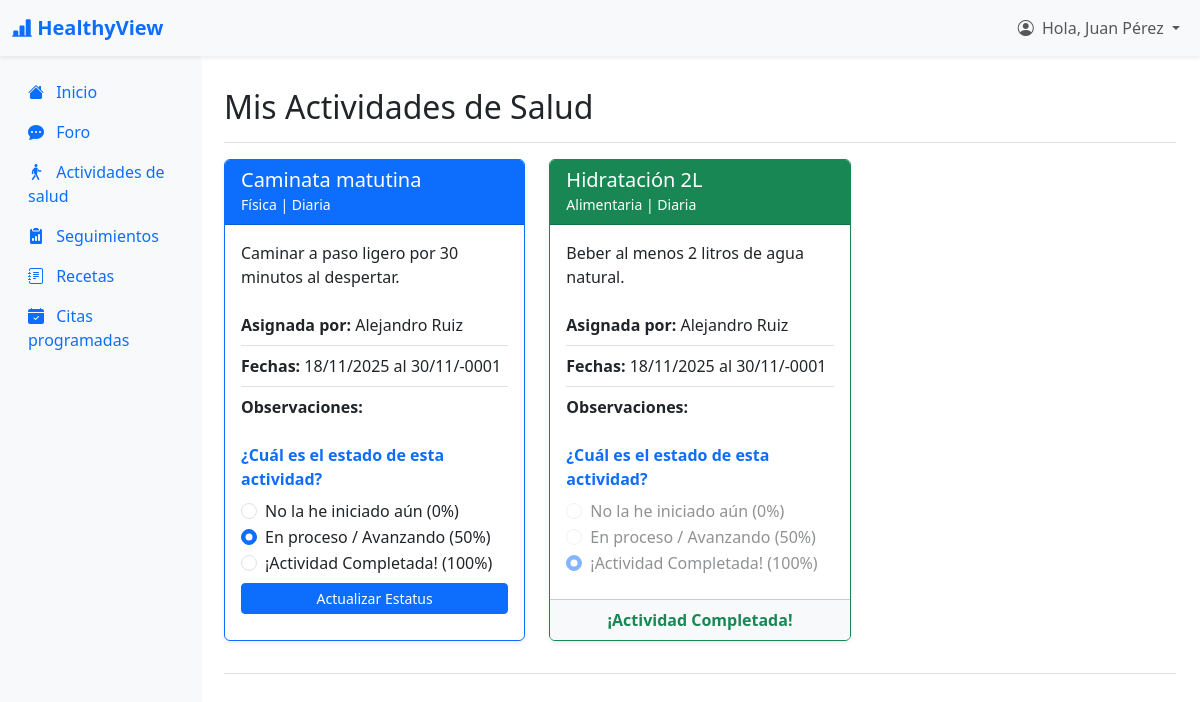
/index.php?action=verActividades (signed in), run on the app's committed database.
### tables this page shows
CREATE TABLE `actividadpaciente` (
  `idAsignacion` int(11) NOT NULL AUTO_INCREMENT,
  `idActividad` int(11) NOT NULL,
  `idPaciente` int(11) NOT NULL,
  `idMedico` int(11) DEFAULT NULL,
  `fechaAsignacion` date NOT NULL,
  `fechaInicio` date DEFAULT NULL,
  `fechaFin` date DEFAULT NULL,
  `progreso` decimal(5,2) DEFAULT 0.00,
  `estado` enum('Activa','Completada','Cancelada') DEFAULT 'Activa',
  `observaciones` text DEFAULT NULL,
  PRIMARY KEY (`idAsignacion`),
  KEY `idActividad` (`idActividad`),
  KEY `idPaciente` (`idPaciente`),
  KEY `idMedico` (`idMedico`),
  CONSTRAINT `actividadpaciente_ibfk_1` FOREIGN KEY (`idActividad`) REFERENCES `actividad` (`idActividad`) ON UPDATE CASCADE,
  CONSTRAINT `actividadpaciente_ibfk_2` FOREIGN KEY (`idPaciente`) REFERENCES `paciente` (`idPaciente`) ON UPDATE CASCADE,
  CONSTRAINT `actividadpaciente_ibfk_3` FOREIGN KEY (`idMedico`) REFERENCES `medico` (`idMedico`) ON DELETE SET NULL ON UPDATE CASCADE
);

CREATE TABLE `actividad` (
  `idActividad` int(11) NOT NULL AUTO_INCREMENT,
  `nombre` varchar(150) NOT NULL,
  `tipo` enum('Física','Alimentaria','Mental','Otro') DEFAULT 'Otro',
  `descripcion` text DEFAULT NULL,
  `frecuencia` varchar(80) DEFAULT NULL,
  `fechaRegistro` datetime DEFAULT current_timestamp(),
  PRIMARY KEY (`idActividad`)
);

### app/controllers/PacienteController.php (called while the page is built, shortened)
<?php
include_once "app/models/PacienteModel.php";
class PacienteController {
    private $model;
    public function __construct($connection) {
        $this->model = new PacienteModel($connection);
    }
    public function verActividades() {
        $idPaciente = $_SESSION['usuario_id'];
        $listaActividades = $this->model->getActividadesDelPaciente($idPaciente);
        $activePage = 'actividades';
        $viewToLoad = 'app/views/paciente/view_actividades.php';
        include_once 'app/views/paciente/layout_paciente.php';
    }
}
?>

### app/models/PacienteModel.php (called while the page is built, shortened)
<?php
class PacienteModel {
    private $connection;
    public function __construct($connection) {
        $this->connection = $connection;
    }
    public function getActividadesDelPaciente($idPaciente) {
        $sql = "SELECT
                    ap.idAsignacion,
                    ap.fechaAsignacion,
                    ap.fechaInicio,
                    ap.fechaFin,
                    ap.progreso,
                    ap.estado,
                    ap.observaciones AS medicoObservaciones,
                    a.nombre AS actividadNombre,
                    a.tipo AS actividadTipo,
                    a.descripcion AS actividadDescripcion,
                    a.frecuencia AS actividadFrecuencia,
                    CONCAT(m.nombre, ' ', m.apellidoPaterno) as medicoNombre
                FROM actividadPaciente ap
                JOIN actividad a ON ap.idActividad = a.idActividad
                LEFT JOIN medico m ON ap.idMedico = m.idMedico
                WHERE ap.idPaciente = ?
                ORDER BY ap.estado ASC, ap.fechaAsignacion DESC";
        try {
            $statement = $this->connection->prepare($sql);
            $statement->bind_param("i", $idPaciente);
            $statement->execute();
            $result = $statement->get_result();
            return $result->fetch_all(MYSQLI_ASSOC);
        } catch (mysqli_sql_exception $e) {
            return [];
        }
    }
}
?>

### app/views/paciente/view_actividades.php (the view, shortened to what this page needs)
<div class="d-flex justify-content-between flex-wrap flex-md-nowrap align-items-center pt-3 pb-2 mb-3 border-bottom">
    <h1 class="h2">Mis Actividades de Salud</h1>
</div>
<div class="row">
    <?php if (empty($listaActividades)): ?>
        <div class="col-12">
            <div class="alert alert-info text-center">
                Tu médico aún no te ha asignado ninguna actividad.
            </div>
        </div>
    <?php else: ?>
        <?php foreach ($listaActividades as $act): ?>
            <div class="col-md-6 col-lg-4 mb-4">
                <div class="card h-100 shadow-sm <?php echo ($act['estado'] == 'Completada') ? 'border-success' : 'border-primary'; ?>">
                    <div class="card-header <?php echo ($act['estado'] == 'Completada') ? 'bg-success text-white' : 'bg-primary text-white'; ?>">
                        <h5 class="mb-0"><?php echo htmlspecialchars($act['actividadNombre']); ?></h5>
                        <small><?php echo htmlspecialchars($act['actividadTipo']); ?> | <?php echo htmlspecialchars($act['actividadFrecuencia']); ?></small>
                    </div>
                    <div class="card-body">
                        <p class="card-text"><?php echo htmlspecialchars($act['actividadDescripcion']); ?></p>
                        <ul class="list-group list-group-flush mb-3">
                            <li class="list-group-item px-0">
                                <strong>Asignada por:</strong> <?php echo htmlspecialchars($act['medicoNombre'] ?? 'Sistema'); ?>
                            </li>
                            <li class="list-group-item px-0">
                                <strong>Fechas:</strong>
                                <?php echo htmlspecialchars(date("d/m/Y", strtotime($act['fechaInicio'] ?? $act['fechaAsignacion']))); ?>
                                <?php if ($act['fechaFin']): ?>
                                    al <?php echo htmlspecialchars(date("d/m/Y", strtotime($act['fechaFin']))); ?>
                                <?php endif; ?>
                            </li>
                            <li class="list-group-item px-0">
                                <strong>Observaciones:</strong> <?php echo htmlspecialchars($act['medicoObservaciones'] ?? 'Sin observaciones.'); ?>
                            </li>
                        </ul>
                        <form action="index.php?action=actualizarProgreso" method="POST">
                            <div class="mb-2">
                                <label class="form-label fw-bold text-primary">¿Cuál es el estado de esta actividad?</label>
                                <div class="form-check">
                                    <input class="form-check-input" type="radio" name="respuesta_paciente" id="opcion1-<?php echo $act['idAsignacion']; ?>" value="0" <?php echo ($act['progreso'] < 50) ? 'checked' : ''; ?> <?php echo ($act['estado'] == 'Completada') ? 'disabled' : ''; ?>>
                                    <label class="form-check-label" for="opcion1-<?php echo $act['idAsignacion']; ?>">
                                        No la he iniciado aún (0%)
                                    </label>
                                </div>
                                <div class="form-check">
                                    <input class="form-check-input" type="radio" name="respuesta_paciente" id="opcion2-<?php echo $act['idAsignacion']; ?>" value="50" <?php echo ($act['progreso'] >= 50 && $act['progreso'] < 100) ? 'checked' : ''; ?> <?php echo ($act['estado'] == 'Completada') ? 'disabled' : ''; ?>>
                                    <label class="form-check-label" for="opcion2-<?php echo $act['idAsignacion']; ?>">
                                        En proceso / Avanzando (50%)
                                    </label>
                                </div>
                                <div class="form-check">
                                    <input class="form-check-input" type="radio" name="respuesta_paciente" id="opcion3-<?php echo $act['idAsignacion']; ?>" value="100" <?php echo ($act['progreso'] == 100) ? 'checked' : ''; ?> <?php echo ($act['estado'] == 'Completada') ? 'disabled' : ''; ?>>
                                    <label class="form-check-label" for="opcion3-<?php echo $act['idAsignacion']; ?>">
                                        ¡Actividad Completada! (100%)
                                    </label>
                                </div>
                            </div>
                            <?php if ($act['estado'] != 'Completada'): ?>
                                <div class="d-grid mt-2">
                                    <button type="submit" name="actualizarProgreso" class="btn btn-sm btn-primary">
                                        Actualizar Estatus
                                    </button>
                                </div>
                            <?php endif; ?>
                        </form>
                    </div>
                    <?php if ($act['estado'] == 'Completada'): ?>
                        <div class="card-footer bg-light text-success text-center">
                            <strong>¡Actividad Completada!</strong>
                        </div>
                    <?php endif; ?>
                </div>
            </div>
        <?php endforeach; ?>
    <?php endif; ?>
</div>

### index.php (shortened to what this page needs)
<?php
include_once "config/db_connection.php";
$action = $_GET['action'] ?? 'showLogin';
$publicActions = [
    'showLogin',
    'login',
    'showRegister',
    'register',
    'logout'
];
$apiActions = [
    'getHorariosDisponibles'
];
if (in_array($action, $publicActions)) {
    include_once "app/controllers/AuthController.php";
    $controller = new AuthController($connection);
    if (method_exists($controller, $action)) {
        $controller->$action();
    } else {
        $controller->showLogin("Acción no válida");
    }
}
else if (isset($_SESSION['usuario_id']) && $_SESSION['usuario_tipo'] == 'Paciente') {
    include_once "app/controllers/PacienteController.php";
    $controller = new PacienteController($connection);
    if (method_exists($controller, $action)) {
        $controller->$action();
    } else {
        $controller->dashboard();
    }
}
?>

### app/views/layout/header.php (shortened to what this page needs)
<!DOCTYPE html>
<html lang="es">
<head>
    <link href="https://cdn.jsdelivr.net/npm/bootstrap@5.3.3/dist/css/bootstrap.min.css" rel="stylesheet" xintegrity="sha384-QWTKZyjpPEjISv5WaRU9OFeRpok6YctnYmDr5pNlyT2bRjXh0JMhjY6hW+ALEwIH">
    <link rel="stylesheet" href="https://cdn.jsdelivr.net/npm/bootstrap-icons@1.11.3/font/bootstrap-icons.min.css">
    <link rel="stylesheet" href="public/css/EF08_Ginera_David.css">
    </head>
<body class="<?php echo (isset($isAuthPage) && $isAuthPage) ? 'auth-bg' : ''; ?>">

### app/views/paciente/layout_paciente.php (shortened to what this page needs)
<?php
    include_once __DIR__ . '/../layout/header.php';
?>
<nav class="navbar navbar-expand-lg navbar-light bg-light shadow-sm">
  <div class="container-fluid">
    <a class="navbar-brand fw-bold text-primary" href="index.php?action=dashboard">
        <i class="bi bi-bar-chart-line-fill"></i>
        HealthyView
    </a>
    <div class="collapse navbar-collapse" id="navbarNav">
      <ul class="navbar-nav ms-auto">
        <li class="nav-item dropdown">
            <a class="nav-link dropdown-toggle" href="#" id="navbarDropdownMenuLink" role="button" data-bs-toggle="dropdown" aria-expanded="false">
                <i class="bi bi-person-circle me-1"></i>
                Hola, <?php echo htmlspecialchars($_SESSION['usuario_nombre']); ?>
            </a>
        </li>
      </ul>
    </div>
  </div>
</nav>
<div class="container-fluid">
    <div class="row">
        <nav id="sidebar" class="col-md-3 col-lg-2 d-md-block bg-light sidebar collapse vh-100 shadow-sm">
            <div class="position-sticky pt-3">
                <ul class="nav flex-column">
                    <li class="nav-item">
                        <a class="nav-link <?php echo ($activePage == 'inicio') ? 'active' : ''; ?>" aria-current="page" href="index.php?action=dashboard">
                            <i class="bi bi-house-fill me-2"></i> Inicio
                        </a>
                    </li>
                    <li class="nav-item">
                        <a class="nav-link <?php echo ($activePage == 'foro') ? 'active' : ''; ?>" href="index.php?action=verForo">
                            <i class="bi bi-chat-dots-fill me-2"></i>
                            Foro
                        </a>
                    </li>
                    <li class="nav-item">
                        <a class="nav-link <?php echo ($activePage == 'actividades') ? 'active' : ''; ?>" href="index.php?action=verActividades">
                            <i class="bi bi-person-walking me-2"></i> Actividades de salud
                        </a>
                    </li>
                    <li class="nav-item">
                        <a class="nav-link <?php echo ($activePage == 'seguimientos') ? 'active' : ''; ?>" href="index.php?action=verSeguimientos">
                            <i class="bi bi-clipboard2-data-fill me-2"></i> Seguimientos
                        </a>
                    </li>
                    <li class="nav-item">
                        <a class="nav-link <?php echo ($activePage == 'recetas') ? 'active' : ''; ?>" href="index.php?action=verRecetas">
                            <i class="bi bi-journal-text me-2"></i> Recetas
                        </a>
                    </li>
                    <li class="nav-item">
                        <a class="nav-link <?php echo ($activePage == 'citas') ? 'active' : ''; ?>" href="index.php?action=verCitas">
                            <i class="bi bi-calendar-check-fill me-2"></i> Citas programadas
                        </a>
                    </li>
                </ul>
            </div>
        </nav>
        <main class="col-md-9 ms-sm-auto col-lg-10 px-md-4">
            <div class="pt-3 pb-2 mb-3 border-bottom">
                <?php
                    if (isset($viewToLoad) && file_exists($viewToLoad)) {
                        include_once $viewToLoad;
                    } else {
                        echo '<div class="alert alert-danger">Error: No se pudo cargar el contenido de la vista.</div>';
                    }
                ?>
            </div>
        </main>
    </div>
</div>
<?php
    include_once __DIR__ . '/../layout/footer.php';
?>

### app/views/layout/footer.php (shortened to what this page needs)
</body>
</html>

### data on the page
actividadpaciente: idActividad.nombre "Caminata matutina", idActividad.tipo "Física", idActividad.frecuencia "Diaria", idActividad.descripcion "Caminar a paso ligero por 30 minutos al despertar.", medicoNombre "Alejandro Ruiz", fechaInicio "18/11/2025", fechaFin "30/11/-0001", estado "☐ No la he iniciado aún (0%)", estado "☑ En proceso / Avanzando (50%)", estado "☐ ¡Actividad Completada! (100%)", shows "Actualizar Estatus"
actividadpaciente: idActividad.nombre "Hidratación 2L", idActividad.tipo "Alimentaria", idActividad.frecuencia "Diaria", idActividad.descripcion "Beber al menos 2 litros de agua natural.", medicoNombre "Alejandro Ruiz", fechaInicio "18/11/2025", fechaFin "30/11/-0001", estado "☐ No la he iniciado aún (0%)", estado "☐ En proceso / Avanzando (50%)", estado "☑ ¡Actividad Completada! (100%)"

### other printed values
$_SESSION['usuario_nombre'] "Juan Pérez"
